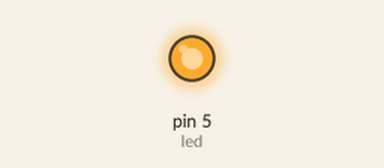
The sketch below on a simulated Arduino Uno, built with avr-gcc and run on an emulated ATmega328P. Parts: output pins drawn as LEDs (lit = HIGH).

Above: at 0.1 s.
Timing chart, 0 to 1.6 s (numbered marks = the images above):
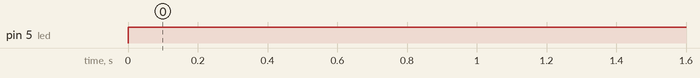

The sketch:

ard-ard2.ino
```cpp
const int led = 5;


void setup() {
  // put your setup code here, to run once:
Serial.begin(9600);
pinMode(led, OUTPUT);
}

void loop() {

bool value = Serial.read();
if (value==true) {
  digitalWrite(led, HIGH);
}
else {
  digitalWrite(led, LOW);
}
 delay(100);

}
```

Measured:
- by itself, pin 5 (led): LOW → HIGH at 0.00 s
